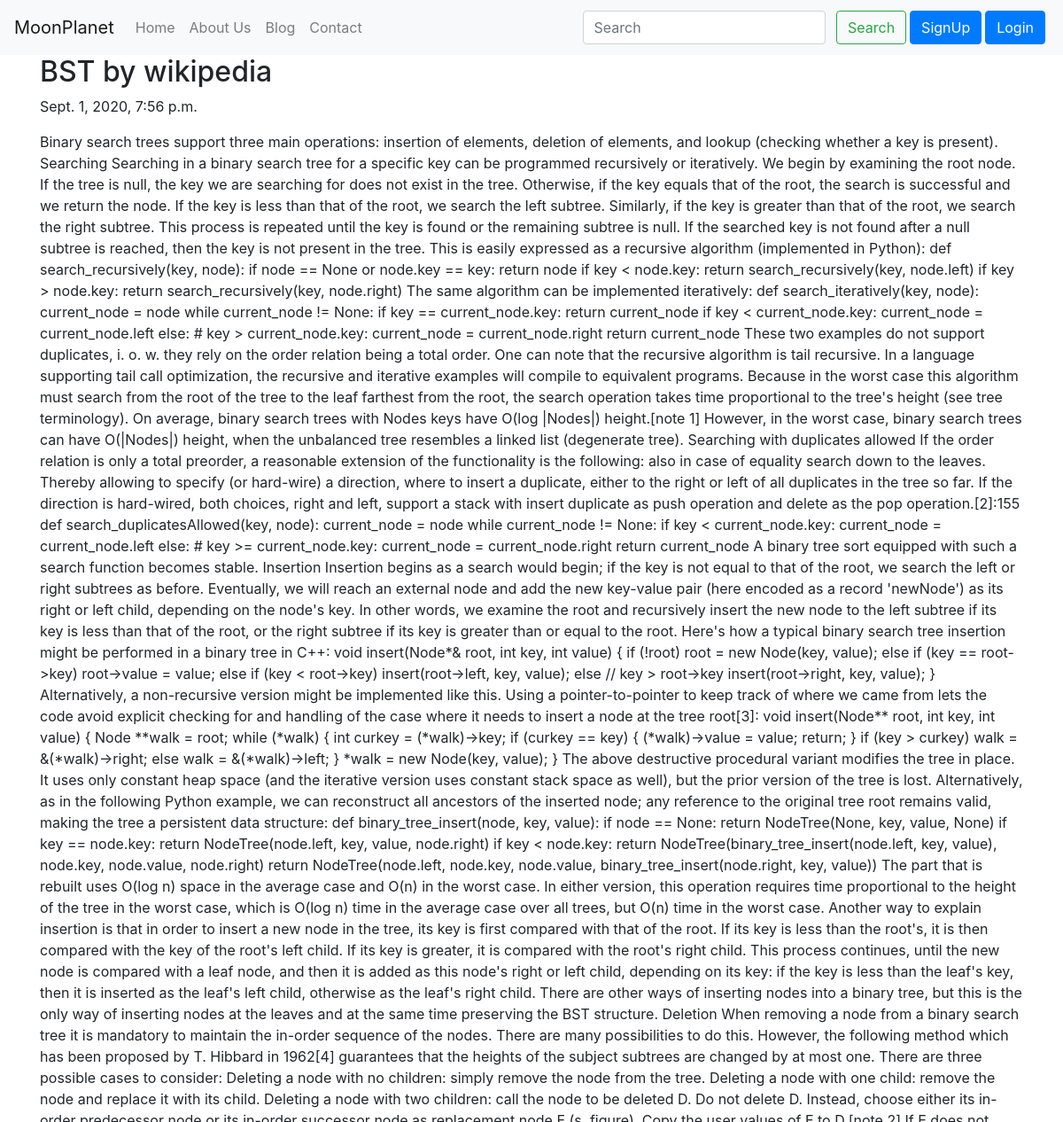
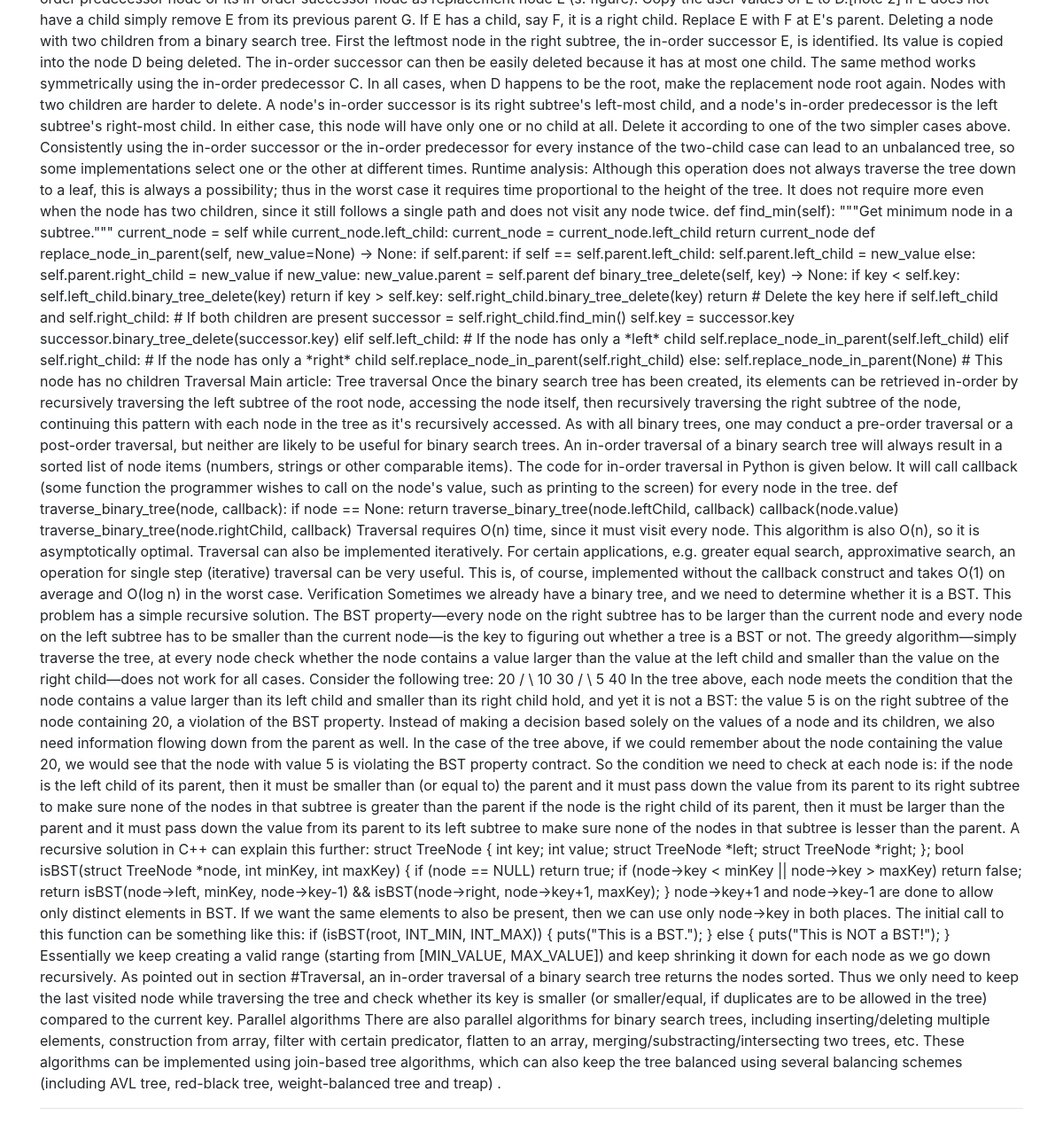
/blog/BST-wikipedia, run on the app's committed database (2 pictures, top to bottom).
### blog/models.py (models this page shows, shortened)
class Post(models.Model):
	sno=models.AutoField(primary_key=True)
	title=models.CharField(max_length=250,blank=False)
	content=models.TextField()
	author= models.CharField(max_length=50, blank=False)
	slug = models.CharField(max_length=250,blank=False)
	timeStamp=models.DateTimeField(auto_now=False, auto_now_add=True,blank=False)

### blog/views.py (the view)
# urls.py: path('<str:slug>',views.blogPost,name='blogPost'),
def blogPost(request, slug):
	post=Post.objects.filter(slug=slug).first()
	context={'mypost':post}
	return render(request,'blog/blogPost.html',context)

### templates/blog/blogPost.html (shortened to what this page needs)
{%extends 'base.html'%}
{%block body%}
<div class="container">
	<h2 class="blog-post-title">{{mypost.title}} by {{mypost.author}}</h2>
	<p class="blog-post-meta">{{mypost.timeStamp}}</p>
	<p>{{mypost.content}}</p>
	<hr>
</div>
{%endblock%}

### data on the page
Post: title "BST", author "wikipedia", timeStamp "Sept. 1, 2020, 7:56 p.m.", content "Binary search trees support three main operations: insertion of elements, deletion of elements, and lookup (checking whether a key is present). Searching Searching in a binary search tree for a specific key can be programmed recursively or iteratively. We begin by examining the root node. If the tree is null, the key we are searching for does not exist in the tree. Otherwise, if the key equals that of the root, the search is successful and we return the node. If the key is less than that of the root, we search the left subtree. Similarly, if the key is greater than that of the root, we search the right subtree. This process is repeated until the key is found or the remaining subtree is…"
